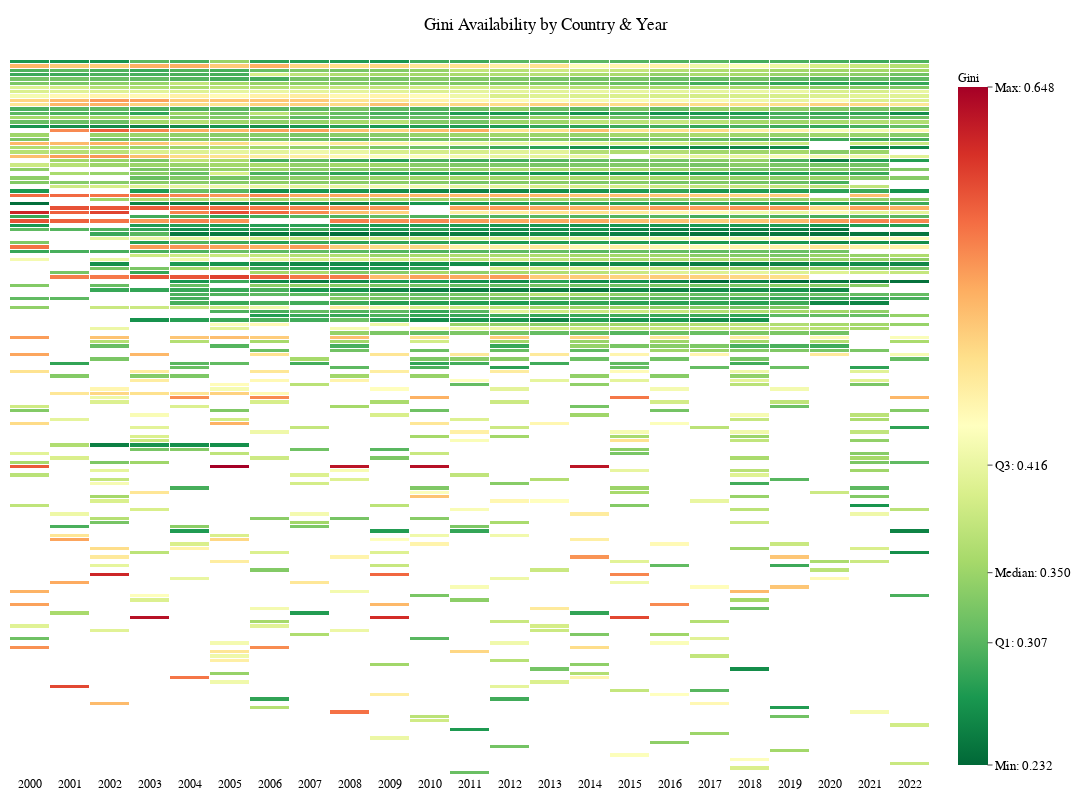

Notebook code cell kept with this figure:
### Code cell
import numpy as np
import plotly.graph_objects as go

# Quantiles for labeled ticks (keep using your df_gini stats)
gini_min = df_gini["gini"].min()
gini_max = df_gini["gini"].max()
q1      = df_gini["gini"].quantile(0.25)
median  = df_gini["gini"].quantile(0.5)
q3      = df_gini["gini"].quantile(0.75)

# Ensure the color scale spans the full matrix range
zmin = np.nanmin(mat.values)
zmax = np.nanmax(mat.values)

fig = go.Figure(
    data=go.Heatmap(
        z=mat.values,
        x=mat.columns.astype(str),
        y=mat.index.astype(str),
        xgap=1, ygap=1,  # tile borders
        hovertemplate="<b>%{y}</b> — %{x}<br>Gini: %{z:.3f}<extra></extra>",  # 3 decimals
        coloraxis="coloraxis"  # link to layout.coloraxis
    )
)

fig.update_layout(
    title=dict(text="Gini Availability by Country & Year", x=0.5),
    width=1100, height=800,
    paper_bgcolor="white", plot_bgcolor="white",
    font=dict(family="Arial", size=12, color="black"),
    margin=dict(l=10, r=10, t=60, b=10),

    # Centralized color control; full range via cmin/cmax (no percentile limits)
    coloraxis=dict(
        colorscale="RdYlGn_r",
        cmin=zmin,
        cmax=zmax,
        colorbar=dict(
            title=dict(
                text="Gini",
                font=dict(family="Arial", size=12, color="black")
            ),
            tickmode="array",
            tickvals=[gini_min, q1, median, q3, gini_max],
            ticktext=[
                f"Min: {gini_min:.3f}",
                f"Q1: {q1:.3f}",
                f"Median: {median:.3f}",
                f"Q3: {q3:.3f}",
                f"Max: {gini_max:.3f}"
            ],
            tickfont=dict(family="Arial black", size=13, color="black"),
            ticks="outside"
        )
    )
)

fig.update_yaxes(showticklabels=False)
fig.show()

### Figure 1 — Plotly figure (JSON) as saved in the notebook; plotly's stock layout.template omitted (floating-point values rounded to 4 significant figures; data arrays with more than 128 entries replaced by an {"elided": "..."} marker saying what was removed)
{"data": [{"coloraxis": "coloraxis", "hovertemplate": "<b>%{y}</b> — %{x}<br>Gini: %{z:.3f}<extra></extra>", "type": "heatmap", "x": ["2000", "2001", "2002", "2003", "2004", "2005", "2006", "2007", "2008", "2009", "2010", "2011", "2012", "2013", "2014", "2015", "2016", "2017", "2018", "2019", "2020", "2021", "2022"], "xgap": 1, "y": {"elided": "166 str values"}, "ygap": 1, "z": {"elided": "166x23 float values"}}], "layout": {"coloraxis": {"cmax": 0.648, "cmin": 0.232, "colorbar": {"tickfont": {"color": "black", "family": "Arial black", "size": 13}, "tickmode": "array", "ticks": "outside", "ticktext": ["Min: 0.232", "Q1: 0.307", "Median: 0.350", "Q3: 0.416", "Max: 0.648"], "tickvals": [0.232, 0.307, 0.35, 0.416, 0.648], "title": {"font": {"color": "black", "family": "Arial", "size": 12}, "text": "Gini"}}, "colorscale": [[0, "rgb(0,104,55)"], [0.1, "rgb(26,152,80)"], [0.2, "rgb(102,189,99)"], [0.3, "rgb(166,217,106)"], [0.4, "rgb(217,239,139)"], [0.5, "rgb(255,255,191)"], [0.6, "rgb(254,224,139)"], [0.7, "rgb(253,174,97)"], [0.8, "rgb(244,109,67)"], [0.9, "rgb(215,48,39)"], [1, "rgb(165,0,38)"]]}, "font": {"color": "black", "family": "Arial", "size": 12}, "height": 800, "margin": {"b": 10, "l": 10, "r": 10, "t": 60}, "paper_bgcolor": "white", "plot_bgcolor": "white", "title": {"text": "Gini Availability by Country & Year", "x": 0.5}, "width": 1100, "yaxis": {"showticklabels": false}}}
